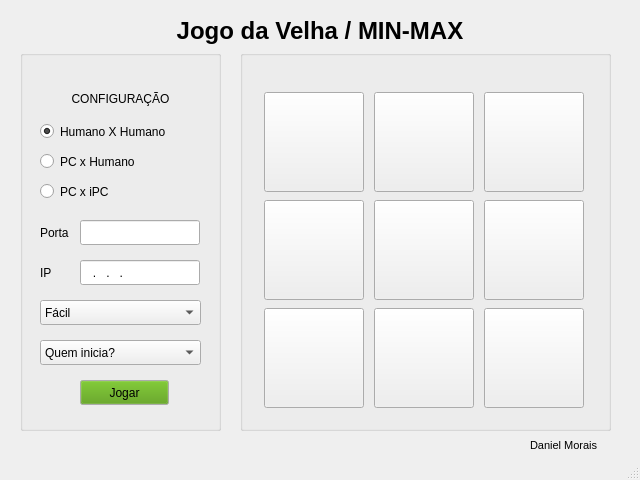
<?xml version="1.0" encoding="UTF-8"?>
<ui version="4.0">
 <class>MainWindow</class>
 <widget class="QMainWindow" name="MainWindow">
  <property name="geometry">
   <rect>
    <x>0</x>
    <y>0</y>
    <width>640</width>
    <height>480</height>
   </rect>
  </property>
  <property name="sizePolicy">
   <sizepolicy hsizetype="Preferred" vsizetype="Preferred">
    <horstretch>0</horstretch>
    <verstretch>0</verstretch>
   </sizepolicy>
  </property>
  <property name="minimumSize">
   <size>
    <width>640</width>
    <height>480</height>
   </size>
  </property>
  <property name="maximumSize">
   <size>
    <width>640</width>
    <height>480</height>
   </size>
  </property>
  <property name="windowTitle">
   <string>Jogo da Velha - MIN-MAX</string>
  </property>
  <widget class="QWidget" name="centralwidget">
   <widget class="QGroupBox" name="groupBox">
    <property name="geometry">
     <rect>
      <x>20</x>
      <y>50</y>
      <width>201</width>
      <height>381</height>
     </rect>
    </property>
    <property name="title">
     <string/>
    </property>
    <widget class="QRadioButton" name="radioButton_2">
     <property name="geometry">
      <rect>
       <x>20</x>
       <y>100</y>
       <width>112</width>
       <height>23</height>
      </rect>
     </property>
     <property name="text">
      <string>PC x Humano</string>
     </property>
    </widget>
    <widget class="QRadioButton" name="radioButton_3">
     <property name="geometry">
      <rect>
       <x>20</x>
       <y>130</y>
       <width>112</width>
       <height>23</height>
      </rect>
     </property>
     <property name="text">
      <string>PC x iPC</string>
     </property>
    </widget>
    <widget class="QRadioButton" name="radioButton_1">
     <property name="geometry">
      <rect>
       <x>20</x>
       <y>70</y>
       <width>161</width>
       <height>23</height>
      </rect>
     </property>
     <property name="text">
      <string>Humano X Humano</string>
     </property>
     <property name="checked">
      <bool>true</bool>
     </property>
    </widget>
    <widget class="QLabel" name="label">
     <property name="geometry">
      <rect>
       <x>40</x>
       <y>40</y>
       <width>121</width>
       <height>17</height>
      </rect>
     </property>
     <property name="text">
      <string>CONFIGURAÇÃO</string>
     </property>
     <property name="alignment">
      <set>Qt::AlignCenter</set>
     </property>
    </widget>
    <widget class="QPushButton" name="pushButton_play">
     <property name="geometry">
      <rect>
       <x>60</x>
       <y>330</y>
       <width>89</width>
       <height>25</height>
      </rect>
     </property>
     <property name="palette">
      <palette>
       <active>
        <colorrole role="Button">
         <brush brushstyle="SolidPattern">
          <color alpha="255">
           <red>78</red>
           <green>154</green>
           <blue>6</blue>
          </color>
         </brush>
        </colorrole>
       </active>
       <inactive>
        <colorrole role="Button">
         <brush brushstyle="SolidPattern">
          <color alpha="255">
           <red>78</red>
           <green>154</green>
           <blue>6</blue>
          </color>
         </brush>
        </colorrole>
       </inactive>
       <disabled>
        <colorrole role="Button">
         <brush brushstyle="SolidPattern">
          <color alpha="255">
           <red>78</red>
           <green>154</green>
           <blue>6</blue>
          </color>
         </brush>
        </colorrole>
       </disabled>
      </palette>
     </property>
     <property name="autoFillBackground">
      <bool>false</bool>
     </property>
     <property name="text">
      <string>Jogar</string>
     </property>
     <property name="icon">
      <iconset theme="play">
       <normaloff>.</normaloff>.</iconset>
     </property>
    </widget>
    <widget class="QLineEdit" name="lineEdit_ip">
     <property name="geometry">
      <rect>
       <x>60</x>
       <y>210</y>
       <width>120</width>
       <height>25</height>
      </rect>
     </property>
     <property name="maximumSize">
      <size>
       <width>120</width>
       <height>25</height>
      </size>
     </property>
     <property name="whatsThis">
      <string/>
     </property>
     <property name="accessibleName">
      <string/>
     </property>
     <property name="inputMethodHints">
      <set>Qt::ImhDigitsOnly|Qt::ImhFormattedNumbersOnly|Qt::ImhNoPredictiveText|Qt::ImhPreferNumbers</set>
     </property>
     <property name="inputMask">
      <string>000.000.000.000</string>
     </property>
     <property name="text">
      <string>...</string>
     </property>
     <property name="placeholderText">
      <string/>
     </property>
    </widget>
    <widget class="QLabel" name="label_5">
     <property name="geometry">
      <rect>
       <x>20</x>
       <y>210</y>
       <width>38</width>
       <height>25</height>
      </rect>
     </property>
     <property name="text">
      <string>IP</string>
     </property>
     <property name="alignment">
      <set>Qt::AlignLeading|Qt::AlignLeft|Qt::AlignVCenter</set>
     </property>
    </widget>
    <widget class="QLineEdit" name="lineEdit_porta">
     <property name="geometry">
      <rect>
       <x>60</x>
       <y>170</y>
       <width>120</width>
       <height>25</height>
      </rect>
     </property>
     <property name="maximumSize">
      <size>
       <width>120</width>
       <height>25</height>
      </size>
     </property>
     <property name="whatsThis">
      <string/>
     </property>
     <property name="accessibleName">
      <string/>
     </property>
     <property name="inputMethodHints">
      <set>Qt::ImhDigitsOnly|Qt::ImhFormattedNumbersOnly|Qt::ImhNoPredictiveText|Qt::ImhPreferNumbers</set>
     </property>
     <property name="inputMask">
      <string/>
     </property>
     <property name="text">
      <string/>
     </property>
     <property name="placeholderText">
      <string/>
     </property>
    </widget>
    <widget class="QLabel" name="label_6">
     <property name="geometry">
      <rect>
       <x>20</x>
       <y>170</y>
       <width>38</width>
       <height>25</height>
      </rect>
     </property>
     <property name="text">
      <string>Porta</string>
     </property>
     <property name="alignment">
      <set>Qt::AlignLeading|Qt::AlignLeft|Qt::AlignVCenter</set>
     </property>
    </widget>
    <widget class="QComboBox" name="comboBox_inicia">
     <property name="geometry">
      <rect>
       <x>20</x>
       <y>290</y>
       <width>161</width>
       <height>25</height>
      </rect>
     </property>
     <item>
      <property name="text">
       <string>Quem inicia?</string>
      </property>
     </item>
     <item>
      <property name="text">
       <string>Jogador 1</string>
      </property>
     </item>
     <item>
      <property name="text">
       <string>Jogador 2</string>
      </property>
     </item>
    </widget>
    <widget class="QComboBox" name="comboBox_nivel">
     <property name="geometry">
      <rect>
       <x>20</x>
       <y>250</y>
       <width>161</width>
       <height>25</height>
      </rect>
     </property>
     <item>
      <property name="text">
       <string>Fácil</string>
      </property>
     </item>
     <item>
      <property name="text">
       <string>Difícil</string>
      </property>
     </item>
    </widget>
   </widget>
   <widget class="QGroupBox" name="groupBox_2">
    <property name="geometry">
     <rect>
      <x>240</x>
      <y>50</y>
      <width>371</width>
      <height>381</height>
     </rect>
    </property>
    <property name="autoFillBackground">
     <bool>false</bool>
    </property>
    <property name="title">
     <string/>
    </property>
    <widget class="QWidget" name="layoutWidget">
     <property name="geometry">
      <rect>
       <x>20</x>
       <y>40</y>
       <width>331</width>
       <height>321</height>
      </rect>
     </property>
     <layout class="QGridLayout" name="gridLayout">
      <property name="sizeConstraint">
       <enum>QLayout::SetDefaultConstraint</enum>
      </property>
      <item row="0" column="0">
       <widget class="QPushButton" name="pushButton_1">
        <property name="minimumSize">
         <size>
          <width>0</width>
          <height>0</height>
         </size>
        </property>
        <property name="maximumSize">
         <size>
          <width>100</width>
          <height>100</height>
         </size>
        </property>
        <property name="font">
         <font>
          <pointsize>35</pointsize>
         </font>
        </property>
        <property name="text">
         <string/>
        </property>
       </widget>
      </item>
      <item row="0" column="1">
       <widget class="QPushButton" name="pushButton_2">
        <property name="minimumSize">
         <size>
          <width>0</width>
          <height>0</height>
         </size>
        </property>
        <property name="maximumSize">
         <size>
          <width>100</width>
          <height>100</height>
         </size>
        </property>
        <property name="font">
         <font>
          <pointsize>35</pointsize>
         </font>
        </property>
        <property name="text">
         <string/>
        </property>
       </widget>
      </item>
      <item row="0" column="2">
       <widget class="QPushButton" name="pushButton_3">
        <property name="minimumSize">
         <size>
          <width>0</width>
          <height>0</height>
         </size>
        </property>
        <property name="maximumSize">
         <size>
          <width>100</width>
          <height>100</height>
         </size>
        </property>
        <property name="font">
         <font>
          <pointsize>35</pointsize>
         </font>
        </property>
        <property name="text">
         <string/>
        </property>
       </widget>
      </item>
      <item row="1" column="0">
       <widget class="QPushButton" name="pushButton_4">
        <property name="enabled">
         <bool>true</bool>
        </property>
        <property name="sizePolicy">
         <sizepolicy hsizetype="Minimum" vsizetype="Fixed">
          <horstretch>1</horstretch>
          <verstretch>0</verstretch>
         </sizepolicy>
        </property>
        <property name="minimumSize">
         <size>
          <width>0</width>
          <height>0</height>
         </size>
        </property>
        <property name="maximumSize">
         <size>
          <width>100</width>
          <height>100</height>
         </size>
        </property>
        <property name="font">
         <font>
          <pointsize>35</pointsize>
         </font>
        </property>
        <property name="text">
         <string/>
        </property>
       </widget>
      </item>
      <item row="1" column="1">
       <widget class="QPushButton" name="pushButton_5">
        <property name="minimumSize">
         <size>
          <width>0</width>
          <height>0</height>
         </size>
        </property>
        <property name="maximumSize">
         <size>
          <width>100</width>
          <height>100</height>
         </size>
        </property>
        <property name="font">
         <font>
          <pointsize>35</pointsize>
         </font>
        </property>
        <property name="text">
         <string/>
        </property>
       </widget>
      </item>
      <item row="1" column="2">
       <widget class="QPushButton" name="pushButton_6">
        <property name="minimumSize">
         <size>
          <width>0</width>
          <height>0</height>
         </size>
        </property>
        <property name="maximumSize">
         <size>
          <width>100</width>
          <height>100</height>
         </size>
        </property>
        <property name="font">
         <font>
          <pointsize>35</pointsize>
         </font>
        </property>
        <property name="text">
         <string/>
        </property>
       </widget>
      </item>
      <item row="2" column="0">
       <widget class="QPushButton" name="pushButton_7">
        <property name="minimumSize">
         <size>
          <width>0</width>
          <height>0</height>
         </size>
        </property>
        <property name="maximumSize">
         <size>
          <width>100</width>
          <height>100</height>
         </size>
        </property>
        <property name="font">
         <font>
          <pointsize>35</pointsize>
         </font>
        </property>
        <property name="text">
         <string/>
        </property>
       </widget>
      </item>
      <item row="2" column="1">
       <widget class="QPushButton" name="pushButton_8">
        <property name="minimumSize">
         <size>
          <width>0</width>
          <height>0</height>
         </size>
        </property>
        <property name="maximumSize">
         <size>
          <width>100</width>
          <height>100</height>
         </size>
        </property>
        <property name="font">
         <font>
          <pointsize>35</pointsize>
         </font>
        </property>
        <property name="text">
         <string/>
        </property>
       </widget>
      </item>
      <item row="2" column="2">
       <widget class="QPushButton" name="pushButton_9">
        <property name="minimumSize">
         <size>
          <width>0</width>
          <height>0</height>
         </size>
        </property>
        <property name="maximumSize">
         <size>
          <width>100</width>
          <height>100</height>
         </size>
        </property>
        <property name="font">
         <font>
          <pointsize>35</pointsize>
         </font>
        </property>
        <property name="text">
         <string/>
        </property>
       </widget>
      </item>
     </layout>
    </widget>
   </widget>
   <widget class="QLabel" name="label_title">
    <property name="geometry">
     <rect>
      <x>120</x>
      <y>10</y>
      <width>400</width>
      <height>41</height>
     </rect>
    </property>
    <property name="font">
     <font>
      <pointsize>18</pointsize>
      <weight>75</weight>
      <italic>false</italic>
      <bold>true</bold>
      <underline>false</underline>
      <strikeout>false</strikeout>
      <kerning>true</kerning>
     </font>
    </property>
    <property name="text">
     <string>Jogo da Velha / MIN-MAX</string>
    </property>
    <property name="alignment">
     <set>Qt::AlignCenter</set>
    </property>
   </widget>
   <widget class="QLabel" name="label_autor">
    <property name="geometry">
     <rect>
      <x>530</x>
      <y>430</y>
      <width>80</width>
      <height>31</height>
     </rect>
    </property>
    <property name="font">
     <font>
      <pointsize>8</pointsize>
     </font>
    </property>
    <property name="text">
     <string>Daniel Morais</string>
    </property>
   </widget>
  </widget>
  <widget class="QMenuBar" name="menubar">
   <property name="geometry">
    <rect>
     <x>0</x>
     <y>0</y>
     <width>640</width>
     <height>22</height>
    </rect>
   </property>
  </widget>
  <widget class="QStatusBar" name="statusbar"/>
 </widget>
 <resources/>
 <connections/>
</ui>
